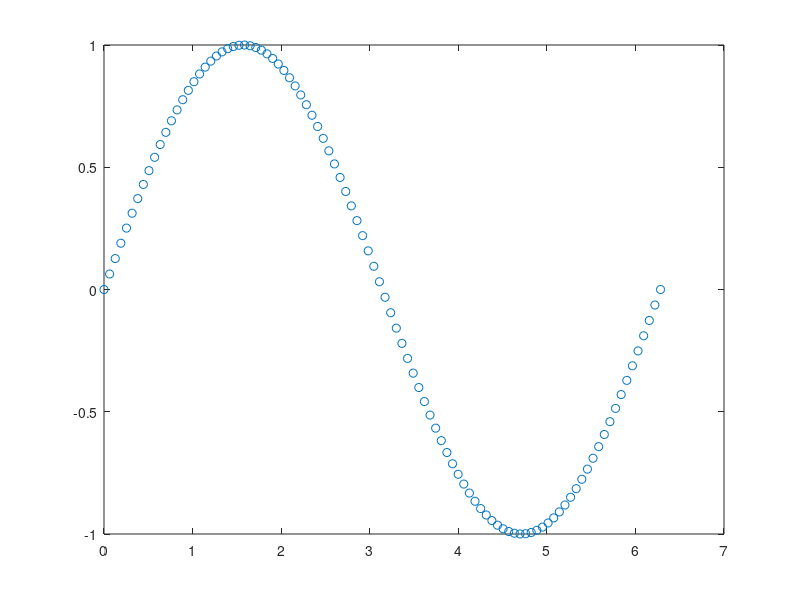

Source code (MATLAB):
function exercise_4_3()
    clf;
    X = linspace(0, 2*pi, 100);
    Y(1) = 0;
    for i=1:length(X)
        Y(i) = sin(X(i));
    end
    plot(X,Y, 'o')
end
        
        